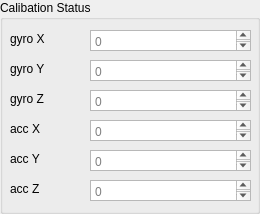
               <widget class="QGroupBox" name="calibration">
                <property name="minimumSize">
                 <size>
                  <width>0</width>
                  <height>214</height>
                 </size>
                </property>
                <property name="title">
                 <string>Calibation Status</string>
                </property>
                <widget class="QPlainTextEdit" name="calibGyroZ">
                 <property name="geometry">
                  <rect>
                   <x>90</x>
                   <y>90</y>
                   <width>161</width>
                   <height>21</height>
                  </rect>
                 </property>
                 <property name="toolTip">
                  <string notr="true"/>
                 </property>
                 <property name="inputMethodHints">
                  <set>Qt::ImhNone</set>
                 </property>
                 <property name="verticalScrollBarPolicy">
                  <enum>Qt::ScrollBarAsNeeded</enum>
                 </property>
                 <property name="horizontalScrollBarPolicy">
                  <enum>Qt::ScrollBarAsNeeded</enum>
                 </property>
                 <property name="lineWrapMode">
                  <enum>QPlainTextEdit::NoWrap</enum>
                 </property>
                 <property name="readOnly">
                  <bool>true</bool>
                 </property>
                 <property name="placeholderText">
                  <string>0</string>
                 </property>
                </widget>
                <widget class="QPlainTextEdit" name="calibAccX">
                 <property name="geometry">
                  <rect>
                   <x>90</x>
                   <y>120</y>
                   <width>161</width>
                   <height>21</height>
                  </rect>
                 </property>
                 <property name="toolTip">
                  <string notr="true"/>
                 </property>
                 <property name="inputMethodHints">
                  <set>Qt::ImhNone</set>
                 </property>
                 <property name="verticalScrollBarPolicy">
                  <enum>Qt::ScrollBarAsNeeded</enum>
                 </property>
                 <property name="horizontalScrollBarPolicy">
                  <enum>Qt::ScrollBarAsNeeded</enum>
                 </property>
                 <property name="lineWrapMode">
                  <enum>QPlainTextEdit::NoWrap</enum>
                 </property>
                 <property name="readOnly">
                  <bool>true</bool>
                 </property>
                 <property name="placeholderText">
                  <string>0</string>
                 </property>
                </widget>
                <widget class="QPlainTextEdit" name="calibGyroX">
                 <property name="geometry">
                  <rect>
                   <x>90</x>
                   <y>30</y>
                   <width>161</width>
                   <height>21</height>
                  </rect>
                 </property>
                 <property name="toolTip">
                  <string notr="true"/>
                 </property>
                 <property name="inputMethodHints">
                  <set>Qt::ImhNone</set>
                 </property>
                 <property name="verticalScrollBarPolicy">
                  <enum>Qt::ScrollBarAsNeeded</enum>
                 </property>
                 <property name="horizontalScrollBarPolicy">
                  <enum>Qt::ScrollBarAsNeeded</enum>
                 </property>
                 <property name="lineWrapMode">
                  <enum>QPlainTextEdit::NoWrap</enum>
                 </property>
                 <property name="readOnly">
                  <bool>true</bool>
                 </property>
                 <property name="placeholderText">
                  <string>0</string>
                 </property>
                </widget>
                <widget class="QLabel" name="labelAccX_1">
                 <property name="geometry">
                  <rect>
                   <x>10</x>
                   <y>120</y>
                   <width>67</width>
                   <height>17</height>
                  </rect>
                 </property>
                 <property name="text">
                  <string>acc X</string>
                 </property>
                </widget>
                <widget class="QLabel" name="labelGyroY_1">
                 <property name="geometry">
                  <rect>
                   <x>10</x>
                   <y>60</y>
                   <width>81</width>
                   <height>17</height>
                  </rect>
                 </property>
                 <property name="text">
                  <string>gyro Y</string>
                 </property>
                </widget>
                <widget class="QLabel" name="labelGyroZ_1">
                 <property name="geometry">
                  <rect>
                   <x>10</x>
                   <y>90</y>
                   <width>67</width>
                   <height>17</height>
                  </rect>
                 </property>
                 <property name="text">
                  <string>gyro Z</string>
                 </property>
                </widget>
                <widget class="QLabel" name="labelGyroX_1">
                 <property name="geometry">
                  <rect>
                   <x>10</x>
                   <y>30</y>
                   <width>67</width>
                   <height>17</height>
                  </rect>
                 </property>
                 <property name="text">
                  <string>gyro X</string>
                 </property>
                </widget>
                <widget class="QLabel" name="labelAccZ_1">
                 <property name="geometry">
                  <rect>
                   <x>10</x>
                   <y>180</y>
                   <width>81</width>
                   <height>17</height>
                  </rect>
                 </property>
                 <property name="text">
                  <string>acc Z</string>
                 </property>
                </widget>
                <widget class="QPlainTextEdit" name="calibAccZ">
                 <property name="geometry">
                  <rect>
                   <x>90</x>
                   <y>180</y>
                   <width>161</width>
                   <height>21</height>
                  </rect>
                 </property>
                 <property name="toolTip">
                  <string notr="true"/>
                 </property>
                 <property name="inputMethodHints">
                  <set>Qt::ImhNone</set>
                 </property>
                 <property name="verticalScrollBarPolicy">
                  <enum>Qt::ScrollBarAsNeeded</enum>
                 </property>
                 <property name="horizontalScrollBarPolicy">
                  <enum>Qt::ScrollBarAsNeeded</enum>
                 </property>
                 <property name="lineWrapMode">
                  <enum>QPlainTextEdit::NoWrap</enum>
                 </property>
                 <property name="readOnly">
                  <bool>true</bool>
                 </property>
                 <property name="placeholderText">
                  <string>0</string>
                 </property>
                </widget>
                <widget class="QLabel" name="labelAccY_1">
                 <property name="geometry">
                  <rect>
                   <x>10</x>
                   <y>150</y>
                   <width>67</width>
                   <height>17</height>
                  </rect>
                 </property>
                 <property name="text">
                  <string>acc Y</string>
                 </property>
                </widget>
                <widget class="QPlainTextEdit" name="calibGyroY">
                 <property name="geometry">
                  <rect>
                   <x>90</x>
                   <y>60</y>
                   <width>161</width>
                   <height>21</height>
                  </rect>
                 </property>
                 <property name="toolTip">
                  <string notr="true"/>
                 </property>
                 <property name="inputMethodHints">
                  <set>Qt::ImhNone</set>
                 </property>
                 <property name="verticalScrollBarPolicy">
                  <enum>Qt::ScrollBarAsNeeded</enum>
                 </property>
                 <property name="horizontalScrollBarPolicy">
                  <enum>Qt::ScrollBarAsNeeded</enum>
                 </property>
                 <property name="lineWrapMode">
                  <enum>QPlainTextEdit::NoWrap</enum>
                 </property>
                 <property name="readOnly">
                  <bool>true</bool>
                 </property>
                 <property name="placeholderText">
                  <string>0</string>
                 </property>
                </widget>
                <widget class="QPlainTextEdit" name="calibAccY">
                 <property name="geometry">
                  <rect>
                   <x>90</x>
                   <y>150</y>
                   <width>161</width>
                   <height>21</height>
                  </rect>
                 </property>
                 <property name="toolTip">
                  <string notr="true"/>
                 </property>
                 <property name="inputMethodHints">
                  <set>Qt::ImhNone</set>
                 </property>
                 <property name="verticalScrollBarPolicy">
                  <enum>Qt::ScrollBarAsNeeded</enum>
                 </property>
                 <property name="horizontalScrollBarPolicy">
                  <enum>Qt::ScrollBarAsNeeded</enum>
                 </property>
                 <property name="lineWrapMode">
                  <enum>QPlainTextEdit::NoWrap</enum>
                 </property>
                 <property name="readOnly">
                  <bool>true</bool>
                 </property>
                 <property name="placeholderText">
                  <string>0</string>
                 </property>
                </widget>
               </widget>
